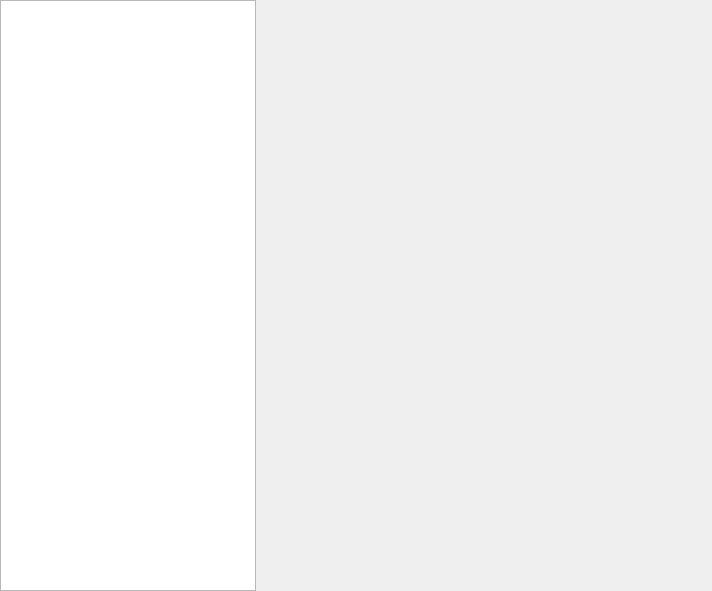
<?xml version="1.0" encoding="UTF-8"?>
<ui version="4.0">
 <class>KiranCpanelAppearance</class>
 <widget class="QWidget" name="KiranCpanelAppearance">
  <property name="geometry">
   <rect>
    <x>0</x>
    <y>0</y>
    <width>712</width>
    <height>591</height>
   </rect>
  </property>
  <property name="windowTitle">
   <string>KiranCpanelAppearance</string>
  </property>
  <layout class="QHBoxLayout" name="horizontalLayout">
   <property name="spacing">
    <number>0</number>
   </property>
   <property name="leftMargin">
    <number>0</number>
   </property>
   <property name="topMargin">
    <number>0</number>
   </property>
   <property name="rightMargin">
    <number>0</number>
   </property>
   <property name="bottomMargin">
    <number>0</number>
   </property>
   <item>
    <widget class="QWidget" name="widget_sidebar" native="true">
     <property name="sizePolicy">
      <sizepolicy hsizetype="Maximum" vsizetype="Preferred">
       <horstretch>0</horstretch>
       <verstretch>0</verstretch>
      </sizepolicy>
     </property>
     <layout class="QVBoxLayout" name="verticalLayout">
      <property name="leftMargin">
       <number>0</number>
      </property>
      <property name="topMargin">
       <number>0</number>
      </property>
      <property name="rightMargin">
       <number>0</number>
      </property>
      <property name="bottomMargin">
       <number>0</number>
      </property>
      <item>
       <widget class="KiranSidebarWidget" name="listWidget">
        <property name="sizePolicy">
         <sizepolicy hsizetype="Preferred" vsizetype="Expanding">
          <horstretch>0</horstretch>
          <verstretch>0</verstretch>
         </sizepolicy>
        </property>
        <property name="maximumSize">
         <size>
          <width>282</width>
          <height>16777215</height>
         </size>
        </property>
       </widget>
      </item>
     </layout>
    </widget>
   </item>
   <item>
    <widget class="QWidget" name="widget_page" native="true">
     <layout class="QVBoxLayout" name="verticalLayout_2">
      <property name="spacing">
       <number>0</number>
      </property>
      <property name="leftMargin">
       <number>0</number>
      </property>
      <property name="topMargin">
       <number>0</number>
      </property>
      <property name="rightMargin">
       <number>0</number>
      </property>
      <property name="bottomMargin">
       <number>0</number>
      </property>
      <item>
       <widget class="QStackedWidget" name="stackedWidget">
        <widget class="QWidget" name="page_background"/>
        <widget class="Themes" name="page_theme"/>
        <widget class="Fonts" name="page_font"/>
       </widget>
      </item>
     </layout>
    </widget>
   </item>
  </layout>
 </widget>
 <layoutdefault spacing="6" margin="11"/>
 <customwidgets>
  <customwidget>
   <class>KiranSidebarWidget</class>
   <extends>QListWidget</extends>
   <header location="global">/usr/include/kiranwidgets-qt5/kiran-sidebar-widget.h</header>
  </customwidget>
  <customwidget>
   <class>Fonts</class>
   <extends>QWidget</extends>
   <header>pages/font/fonts.h</header>
   <container>1</container>
  </customwidget>
  <customwidget>
   <class>Themes</class>
   <extends>QWidget</extends>
   <header>pages/theme/themes.h</header>
   <container>1</container>
  </customwidget>
 </customwidgets>
 <resources/>
 <connections/>
</ui>
